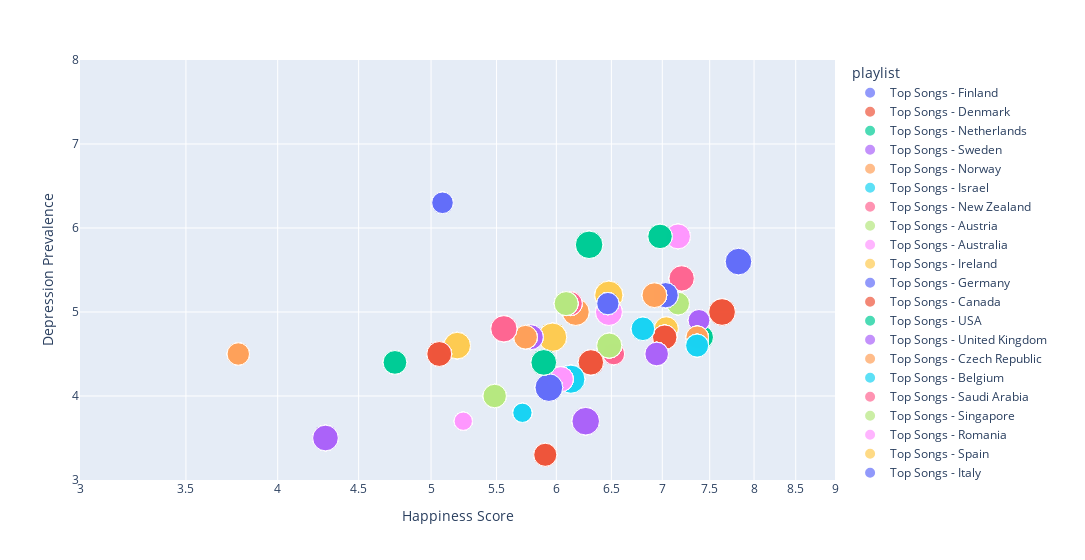

The notebook cell this image was saved under:
### Markdown cell above
### Relationship Between Valence and Happiness and Depression Scores?

Would songs with high valence be more popular in countries with higher happiness scores/low depression prevalence and not as popular in countries with lower happiness scores/higher depression prevalence?

As mentioned above, since valence is the measure of positivity in a song, I wanted to see whether there is a **relationship between countries with high happiness scores** and the popular songs' **valence** score. 

I set the size of each point to be the average valence score for each country's playlist. 
The visualization however did not provide much information as the points were all similar in size. I assume that happiness or depression scores do not play a role in the songs that get popular as all countries seem to have similar valence averages.

### Code cell
# valence scores sorted by Highest Happiness Score to Lowest
avg_val = top10_df.groupby('playlist')['valence'].mean().reset_index()
val_sorted = avg_val.merge(top10_df, on = 'playlist').sort_values(by = 'Happiness Score', ascending = False)

fig = px.scatter(val_sorted, x = 'Happiness Score', 
                 y = 'Depression Prevalence', 
                 color = 'playlist',
                 log_x = True,
                 size = 'valence_x',
                 range_x = [3, 9],
                 range_y = [3, 8],
                 width = 1085)
fig.show()

### Figure 1 — Plotly figure (JSON) as saved in the notebook; plotly's stock layout.template omitted (floating-point values rounded to 4 significant figures)
{"data": [{"hovertemplate": "playlist=Top Songs - Finland<br>Happiness Score=%{x}<br>Depression Prevalence=%{y}<br>valence_x=%{marker.size}<extra></extra>", "legendgroup": "Top Songs - Finland", "marker": {"color": "#636efa", "size": [0.6224, 0.6224, 0.6224, 0.6224, 0.6224, 0.6224, 0.6224, 0.6224, 0.6224, 0.6224], "sizemode": "area", "sizeref": 0.001761, "symbol": "circle"}, "mode": "markers", "name": "Top Songs - Finland", "orientation": "v", "showlegend": true, "type": "scatter", "x": [7.821, 7.821, 7.821, 7.821, 7.821, 7.821, 7.821, 7.821, 7.821, 7.821], "xaxis": "x", "y": [5.6, 5.6, 5.6, 5.6, 5.6, 5.6, 5.6, 5.6, 5.6, 5.6], "yaxis": "y"}, {"hovertemplate": "playlist=Top Songs - Denmark<br>Happiness Score=%{x}<br>Depression Prevalence=%{y}<br>valence_x=%{marker.size}<extra></extra>", "legendgroup": "Top Songs - Denmark", "marker": {"color": "#EF553B", "size": [0.6278, 0.6278, 0.6278, 0.6278, 0.6278, 0.6278, 0.6278, 0.6278, 0.6278, 0.6278], "sizemode": "area", "sizeref": 0.001761, "symbol": "circle"}, "mode": "markers", "name": "Top Songs - Denmark", "orientation": "v", "showlegend": true, "type": "scatter", "x": [7.636, 7.636, 7.636, 7.636, 7.636, 7.636, 7.636, 7.636, 7.636, 7.636], "xaxis": "x", "y": [5, 5, 5, 5, 5, 5, 5, 5, 5, 5], "yaxis": "y"}, {"hovertemplate": "playlist=Top Songs - Netherlands<br>Happiness Score=%{x}<br>Depression Prevalence=%{y}<br>valence_x=%{marker.size}<extra></extra>", "legendgroup": "Top Songs - Netherlands", "marker": {"color": "#00cc96", "size": [0.4735, 0.4735, 0.4735, 0.4735, 0.4735, 0.4735, 0.4735, 0.4735, 0.4735, 0.4735], "sizemode": "area", "sizeref": 0.001761, "symbol": "circle"}, "mode": "markers", "name": "Top Songs - Netherlands", "orientation": "v", "showlegend": true, "type": "scatter", "x": [7.415, 7.415, 7.415, 7.415, 7.415, 7.415, 7.415, 7.415, 7.415, 7.415], "xaxis": "x", "y": [4.7, 4.7, 4.7, 4.7, 4.7, 4.7, 4.7, 4.7, 4.7, 4.7], "yaxis": "y"}, {"hovertemplate": "playlist=Top Songs - Sweden<br>Happiness Score=%{x}<br>Depression Prevalence=%{y}<br>valence_x=%{marker.size}<extra></extra>", "legendgroup": "Top Songs - Sweden", "marker": {"color": "#ab63fa", "size": [0.4158, 0.4158, 0.4158, 0.4158, 0.4158, 0.4158, 0.4158, 0.4158, 0.4158, 0.4158], "sizemode": "area", "sizeref": 0.001761, "symbol": "circle"}, "mode": "markers", "name": "Top Songs - Sweden", "orientation": "v", "showlegend": true, "type": "scatter", "x": [7.384, 7.384, 7.384, 7.384, 7.384, 7.384, 7.384, 7.384, 7.384, 7.384], "xaxis": "x", "y": [4.9, 4.9, 4.9, 4.9, 4.9, 4.9, 4.9, 4.9, 4.9, 4.9], "yaxis": "y"}, {"hovertemplate": "playlist=Top Songs - Norway<br>Happiness Score=%{x}<br>Depression Prevalence=%{y}<br>valence_x=%{marker.size}<extra></extra>", "legendgroup": "Top Songs - Norway", "marker": {"color": "#FFA15A", "size": [0.4466, 0.4466, 0.4466, 0.4466, 0.4466, 0.4466, 0.4466, 0.4466, 0.4466, 0.4466], "sizemode": "area", "sizeref": 0.001761, "symbol": "circle"}, "mode": "markers", "name": "Top Songs - Norway", "orientation": "v", "showlegend": true, "type": "scatter", "x": [7.365, 7.365, 7.365, 7.365, 7.365, 7.365, 7.365, 7.365, 7.365, 7.365], "xaxis": "x", "y": [4.7, 4.7, 4.7, 4.7, 4.7, 4.7, 4.7, 4.7, 4.7, 4.7], "yaxis": "y"}, {"hovertemplate": "playlist=Top Songs - Israel<br>Happiness Score=%{x}<br>Depression Prevalence=%{y}<br>valence_x=%{marker.size}<extra></extra>", "legendgroup": "Top Songs - Israel", "marker": {"color": "#19d3f3", "size": [0.4658, 0.4658, 0.4658, 0.4658, 0.4658, 0.4658, 0.4658, 0.4658, 0.4658, 0.4658], "sizemode": "area", "sizeref": 0.001761, "symbol": "circle"}, "mode": "markers", "name": "Top Songs - Israel", "orientation": "v", "showlegend": true, "type": "scatter", "x": [7.364, 7.364, 7.364, 7.364, 7.364, 7.364, 7.364, 7.364, 7.364, 7.364], "xaxis": "x", "y": [4.6, 4.6, 4.6, 4.6, 4.6, 4.6, 4.6, 4.6, 4.6, 4.6], "yaxis": "y"}, {"hovertemplate": "playlist=Top Songs - New Zealand<br>Happiness Score=%{x}<br>Depression Prevalence=%{y}<br>valence_x=%{marker.size}<extra></extra>", "legendgroup": "Top Songs - New Zealand", "marker": {"color": "#FF6692", "size": [0.5632, 0.5632, 0.5632, 0.5632, 0.5632, 0.5632, 0.5632, 0.5632, 0.5632, 0.5632], "sizemode": "area", "sizeref": 0.001761, "symbol": "circle"}, "mode": "markers", "name": "Top Songs - New Zealand", "orientation": "v", "showlegend": true, "type": "scatter", "x": [7.2, 7.2, 7.2, 7.2, 7.2, 7.2, 7.2, 7.2, 7.2, 7.2], "xaxis": "x", "y": [5.4, 5.4, 5.4, 5.4, 5.4, 5.4, 5.4, 5.4, 5.4, 5.4], "yaxis": "y"}, {"hovertemplate": "playlist=Top Songs - Austria<br>Happiness Score=%{x}<br>Depression Prevalence=%{y}<br>valence_x=%{marker.size}<extra></extra>", "legendgroup": "Top Songs - Austria", "marker": {"color": "#B6E880", "size": [0.456, 0.456, 0.456, 0.456, 0.456, 0.456, 0.456, 0.456, 0.456, 0.456], "sizemode": "area", "sizeref": 0.001761, "symbol": "circle"}, "mode": "markers", "name": "Top Songs - Austria", "orientation": "v", "showlegend": true, "type": "scatter", "x": [7.163, 7.163, 7.163, 7.163, 7.163, 7.163, 7.163, 7.163, 7.163, 7.163], "xaxis": "x", "y": [5.1, 5.1, 5.1, 5.1, 5.1, 5.1, 5.1, 5.1, 5.1, 5.1], "yaxis": "y"}, {"hovertemplate": "playlist=Top Songs - Australia<br>Happiness Score=%{x}<br>Depression Prevalence=%{y}<br>valence_x=%{marker.size}<extra></extra>", "legendgroup": "Top Songs - Australia", "marker": {"color": "#FF97FF", "size": [0.5435, 0.5435, 0.5435, 0.5435, 0.5435, 0.5435, 0.5435, 0.5435, 0.5435, 0.5435], "sizemode": "area", "sizeref": 0.001761, "symbol": "circle"}, "mode": "markers", "name": "Top Songs - Australia", "orientation": "v", "showlegend": true, "type": "scatter", "x": [7.162, 7.162, 7.162, 7.162, 7.162, 7.162, 7.162, 7.162, 7.162, 7.162], "xaxis": "x", "y": [5.9, 5.9, 5.9, 5.9, 5.9, 5.9, 5.9, 5.9, 5.9, 5.9], "yaxis": "y"}, {"hovertemplate": "playlist=Top Songs - Ireland<br>Happiness Score=%{x}<br>Depression Prevalence=%{y}<br>valence_x=%{marker.size}<extra></extra>", "legendgroup": "Top Songs - Ireland", "marker": {"color": "#FECB52", "size": [0.5082, 0.5082, 0.5082, 0.5082, 0.5082, 0.5082, 0.5082, 0.5082, 0.5082, 0.5082], "sizemode": "area", "sizeref": 0.001761, "symbol": "circle"}, "mode": "markers", "name": "Top Songs - Ireland", "orientation": "v", "showlegend": true, "type": "scatter", "x": [7.041, 7.041, 7.041, 7.041, 7.041, 7.041, 7.041, 7.041, 7.041, 7.041], "xaxis": "x", "y": [4.8, 4.8, 4.8, 4.8, 4.8, 4.8, 4.8, 4.8, 4.8, 4.8], "yaxis": "y"}, {"hovertemplate": "playlist=Top Songs - Germany<br>Happiness Score=%{x}<br>Depression Prevalence=%{y}<br>valence_x=%{marker.size}<extra></extra>", "legendgroup": "Top Songs - Germany", "marker": {"color": "#636efa", "size": [0.5619, 0.5619, 0.5619, 0.5619, 0.5619, 0.5619, 0.5619, 0.5619, 0.5619, 0.5619], "sizemode": "area", "sizeref": 0.001761, "symbol": "circle"}, "mode": "markers", "name": "Top Songs - Germany", "orientation": "v", "showlegend": true, "type": "scatter", "x": [7.034, 7.034, 7.034, 7.034, 7.034, 7.034, 7.034, 7.034, 7.034, 7.034], "xaxis": "x", "y": [5.2, 5.2, 5.2, 5.2, 5.2, 5.2, 5.2, 5.2, 5.2, 5.2], "yaxis": "y"}, {"hovertemplate": "playlist=Top Songs - Canada<br>Happiness Score=%{x}<br>Depression Prevalence=%{y}<br>valence_x=%{marker.size}<extra></extra>", "legendgroup": "Top Songs - Canada", "marker": {"color": "#EF553B", "size": [0.5268, 0.5268, 0.5268, 0.5268, 0.5268, 0.5268, 0.5268, 0.5268, 0.5268, 0.5268], "sizemode": "area", "sizeref": 0.001761, "symbol": "circle"}, "mode": "markers", "name": "Top Songs - Canada", "orientation": "v", "showlegend": true, "type": "scatter", "x": [7.025, 7.025, 7.025, 7.025, 7.025, 7.025, 7.025, 7.025, 7.025, 7.025], "xaxis": "x", "y": [4.7, 4.7, 4.7, 4.7, 4.7, 4.7, 4.7, 4.7, 4.7, 4.7], "yaxis": "y"}, {"hovertemplate": "playlist=Top Songs - USA<br>Happiness Score=%{x}<br>Depression Prevalence=%{y}<br>valence_x=%{marker.size}<extra></extra>", "legendgroup": "Top Songs - USA", "marker": {"color": "#00cc96", "size": [0.5268, 0.5268, 0.5268, 0.5268, 0.5268, 0.5268, 0.5268, 0.5268, 0.5268, 0.5268], "sizemode": "area", "sizeref": 0.001761, "symbol": "circle"}, "mode": "markers", "name": "Top Songs - USA", "orientation": "v", "showlegend": true, "type": "scatter", "x": [6.977, 6.977, 6.977, 6.977, 6.977, 6.977, 6.977, 6.977, 6.977, 6.977], "xaxis": "x", "y": [5.9, 5.9, 5.9, 5.9, 5.9, 5.9, 5.9, 5.9, 5.9, 5.9], "yaxis": "y"}, {"hovertemplate": "playlist=Top Songs - United Kingdom<br>Happiness Score=%{x}<br>Depression Prevalence=%{y}<br>valence_x=%{marker.size}<extra></extra>", "legendgroup": "Top Songs - United Kingdom", "marker": {"color": "#ab63fa", "size": [0.4899, 0.4899, 0.4899, 0.4899, 0.4899, 0.4899, 0.4899, 0.4899, 0.4899, 0.4899], "sizemode": "area", "sizeref": 0.001761, "symbol": "circle"}, "mode": "markers", "name": "Top Songs - United Kingdom", "orientation": "v", "showlegend": true, "type": "scatter", "x": [6.943, 6.943, 6.943, 6.943, 6.943, 6.943, 6.943, 6.943, 6.943, 6.943], "xaxis": "x", "y": [4.5, 4.5, 4.5, 4.5, 4.5, 4.5, 4.5, 4.5, 4.5, 4.5], "yaxis": "y"}, {"hovertemplate": "playlist=Top Songs - Czech Republic<br>Happiness Score=%{x}<br>Depression Prevalence=%{y}<br>valence_x=%{marker.size}<extra></extra>", "legendgroup": "Top Songs - Czech Republic", "marker": {"color": "#FFA15A", "size": [0.5376, 0.5376, 0.5376, 0.5376, 0.5376, 0.5376, 0.5376, 0.5376, 0.5376, 0.5376], "sizemode": "area", "sizeref": 0.001761, "symbol": "circle"}, "mode": "markers", "name": "Top Songs - Czech Republic", "orientation": "v", "showlegend": true, "type": "scatter", "x": [6.92, 6.92, 6.92, 6.92, 6.92, 6.92, 6.92, 6.92, 6.92, 6.92], "xaxis": "x", "y": [5.2, 5.2, 5.2, 5.2, 5.2, 5.2, 5.2, 5.2, 5.2, 5.2], "yaxis": "y"}, {"hovertemplate": "playlist=Top Songs - Belgium<br>Happiness Score=%{x}<br>Depression Prevalence=%{y}<br>valence_x=%{marker.size}<extra></extra>", "legendgroup": "Top Songs - Belgium", "marker": {"color": "#19d3f3", "size": [0.4898, 0.4898, 0.4898, 0.4898, 0.4898, 0.4898, 0.4898, 0.4898, 0.4898, 0.4898], "sizemode": "area", "sizeref": 0.001761, "symbol": "circle"}, "mode": "markers", "name": "Top Songs - Belgium", "orientation": "v", "showlegend": true, "type": "scatter", "x": [6.805, 6.805, 6.805, 6.805, 6.805, 6.805, 6.805, 6.805, 6.805, 6.805], "xaxis": "x", "y": [4.8, 4.8, 4.8, 4.8, 4.8, 4.8, 4.8, 4.8, 4.8, 4.8], "yaxis": "y"}, {"hovertemplate": "playlist=Top Songs - Saudi Arabia<br>Happiness Score=%{x}<br>Depression Prevalence=%{y}<br>valence_x=%{marker.size}<extra></extra>", "legendgroup": "Top Songs - Saudi Arabia", "marker": {"color": "#FF6692", "size": [0.4126, 0.4126, 0.4126, 0.4126, 0.4126, 0.4126, 0.4126, 0.4126, 0.4126, 0.4126], "sizemode": "area", "sizeref": 0.001761, "symbol": "circle"}, "mode": "markers", "name": "Top Songs - Saudi Arabia", "orientation": "v", "showlegend": true, "type": "scatter", "x": [6.523, 6.523, 6.523, 6.523, 6.523, 6.523, 6.523, 6.523, 6.523, 6.523], "xaxis": "x", "y": [4.5, 4.5, 4.5, 4.5, 4.5, 4.5, 4.5, 4.5, 4.5, 4.5], "yaxis": "y"}, {"hovertemplate": "playlist=Top Songs - Singapore<br>Happiness Score=%{x}<br>Depression Prevalence=%{y}<br>valence_x=%{marker.size}<extra></extra>", "legendgroup": "Top Songs - Singapore", "marker": {"color": "#B6E880", "size": [0.5538, 0.5538, 0.5538, 0.5538, 0.5538, 0.5538, 0.5538, 0.5538, 0.5538, 0.5538], "sizemode": "area", "sizeref": 0.001761, "symbol": "circle"}, "mode": "markers", "name": "Top Songs - Singapore", "orientation": "v", "showlegend": true, "type": "scatter", "x": [6.48, 6.48, 6.48, 6.48, 6.48, 6.48, 6.48, 6.48, 6.48, 6.48], "xaxis": "x", "y": [4.6, 4.6, 4.6, 4.6, 4.6, 4.6, 4.6, 4.6, 4.6, 4.6], "yaxis": "y"}, {"hovertemplate": "playlist=Top Songs - Romania<br>Happiness Score=%{x}<br>Depression Prevalence=%{y}<br>valence_x=%{marker.size}<extra></extra>", "legendgroup": "Top Songs - Romania", "marker": {"color": "#FF97FF", "size": [0.6378, 0.6378, 0.6378, 0.6378, 0.6378, 0.6378, 0.6378, 0.6378, 0.6378, 0.6378], "sizemode": "area", "sizeref": 0.001761, "symbol": "circle"}, "mode": "markers", "name": "Top Songs - Romania", "orientation": "v", "showlegend": true, "type": "scatter", "x": [6.477, 6.477, 6.477, 6.477, 6.477, 6.477, 6.477, 6.477, 6.477, 6.477], "xaxis": "x", "y": [5, 5, 5, 5, 5, 5, 5, 5, 5, 5], "yaxis": "y"}, {"hovertemplate": "playlist=Top Songs - Spain<br>Happiness Score=%{x}<br>Depression Prevalence=%{y}<br>valence_x=%{marker.size}<extra></extra>", "legendgroup": "Top Songs - Spain", "marker": {"color": "#FECB52", "size": [0.6988, 0.6988, 0.6988, 0.6988, 0.6988, 0.6988, 0.6988, 0.6988, 0.6988, 0.6988], "sizemode": "area", "sizeref": 0.001761, "symbol": "circle"}, "mode": "markers", "name": "Top Songs - Spain", "orientation": "v", "showlegend": true, "type": "scatter", "x": [6.476, 6.476, 6.476, 6.476, 6.476, 6.476, 6.476, 6.476, 6.476, 6.476], "xaxis": "x", "y": [5.2, 5.2, 5.2, 5.2, 5.2, 5.2, 5.2, 5.2, 5.2, 5.2], "yaxis": "y"}, {"hovertemplate": "playlist=Top Songs - Italy<br>Happiness Score=%{x}<br>Depression Prevalence=%{y}<br>valence_x=%{marker.size}<extra></extra>", "legendgroup": "Top Songs - Italy", "marker": {"color": "#636efa", "size": [0.4369, 0.4369, 0.4369, 0.4369, 0.4369, 0.4369, 0.4369, 0.4369, 0.4369, 0.4369], "sizemode": "area", "sizeref": 0.001761, "symbol": "circle"}, "mode": "markers", "name": "Top Songs - Italy", "orientation": "v", "showlegend": true, "type": "scatter", "x": [6.467, 6.467, 6.467, 6.467, 6.467, 6.467, 6.467, 6.467, 6.467, 6.467], "xaxis": "x", "y": [5.1, 5.1, 5.1, 5.1, 5.1, 5.1, 5.1, 5.1, 5.1, 5.1], "yaxis": "y"}, {"hovertemplate": "playlist=Top Songs - Panama<br>Happiness Score=%{x}<br>Depression Prevalence=%{y}<br>valence_x=%{marker.size}<extra></extra>", "legendgroup": "Top Songs - Panama", "marker": {"color": "#EF553B", "size": [0.5681, 0.5681, 0.5681, 0.5681, 0.5681, 0.5681, 0.5681, 0.5681, 0.5681, 0.5681], "sizemode": "area", "sizeref": 0.001761, "symbol": "circle"}, "mode": "markers", "name": "Top Songs - Panama", "orientation": "v", "showlegend": true, "type": "scatter", "x": [6.309, 6.309, 6.309, 6.309, 6.309, 6.309, 6.309, 6.309, 6.309, 6.309], "xaxis": "x", "y": [4.4, 4.4, 4.4, 4.4, 4.4, 4.4, 4.4, 4.4, 4.4, 4.4], "yaxis": "y"}, {"hovertemplate": "playlist=Top Songs - Brazil<br>Happiness Score=%{x}<br>Depression Prevalence=%{y}<br>valence_x=%{marker.size}<extra></extra>", "legendgroup": "Top Songs - Brazil", "marker": {"color": "#00cc96", "size": [0.665, 0.665, 0.665, 0.665, 0.665, 0.665, 0.665, 0.665, 0.665, 0.665], "sizemode": "area", "sizeref": 0.001761, "symbol": "circle"}, "mode": "markers", "name": "Top Songs - Brazil", "orientation": "v", "showlegend": true, "type": "scatter", "x": [6.293, 6.293, 6.293, 6.293, 6.293, 6.293, 6.293, 6.293, 6.293, 6.293], "xaxis": "x", "y": [5.8, 5.8, 5.8, 5.8, 5.8, 5.8, 5.8, 5.8, 5.8, 5.8], "yaxis": "y"}, {"hovertemplate": "playlist=Top Songs - Guatemala<br>Happiness Score=%{x}<br>Depression Prevalence=%{y}<br>valence_x=%{marker.size}<extra></extra>", "legendgroup": "Top Songs - Guatemala", "marker": {"color": "#ab63fa", "size": [0.6683, 0.6683, 0.6683, 0.6683, 0.6683, 0.6683, 0.6683, 0.6683, 0.6683, 0.6683], "sizemode": "area", "sizeref": 0.001761, "symbol": "circle"}, "mode": "markers", "name": "Top Songs - Guatemala", "orientation": "v", "showlegend": true, "type": "scatter", "x": [6.262, 6.262, 6.262, 6.262, 6.262, 6.262, 6.262, 6.262, 6.262, 6.262], "xaxis": "x", "y": [3.7, 3.7, 3.7, 3.7, 3.7, 3.7, 3.7, 3.7, 3.7, 3.7], "yaxis": "y"}, {"hovertemplate": "playlist=Top Songs - Chile<br>Happiness Score=%{x}<br>Depression Prevalence=%{y}<br>valence_x=%{marker.size}<extra></extra>", "legendgroup": "Top Songs - Chile", "marker": {"color": "#FFA15A", "size": [0.6371, 0.6371, 0.6371, 0.6371, 0.6371, 0.6371, 0.6371, 0.6371, 0.6371, 0.6371], "sizemode": "area", "sizeref": 0.001761, "symbol": "circle"}, "mode": "markers", "name": "Top Songs - Chile", "orientation": "v", "showlegend": true, "type": "scatter", "x": [6.172, 6.172, 6.172, 6.172, 6.172, 6.172, 6.172, 6.172, 6.172, 6.172], "xaxis": "x", "y": [5, 5, 5, 5, 5, 5, 5, 5, 5, 5], "yaxis": "y"}, {"hovertemplate": "playlist=Top Songs - Mexico<br>Happiness Score=%{x}<br>Depression Prevalence=%{y}<br>valence_x=%{marker.size}<extra></extra>", "legendgroup": "Top Songs - Mexico", "marker": {"color": "#19d3f3", "size": [0.696, 0.696, 0.696, 0.696, 0.696, 0.696, 0.696, 0.696, 0.696, 0.696], "sizemode": "area", "sizeref": 0.001761, "symbol": "circle"}, "mode": "markers", "name": "Top Songs - Mexico", "orientation": "v", "showlegend": true, "type": "scatter", "x": [6.128, 6.128, 6.128, 6.128, 6.128, 6.128, 6.128, 6.128, 6.128, 6.128], "xaxis": "x", "y": [4.2, 4.2, 4.2, 4.2, 4.2, 4.2, 4.2, 4.2, 4.2, 4.2], "yaxis": "y"}, {"hovertemplate": "playlist=Top Songs - Poland<br>Happiness Score=%{x}<br>Depression Prevalence=%{y}<br>valence_x=%{marker.size}<extra></extra>", "legendgroup": "Top Songs - Poland", "marker": {"color": "#FF6692", "size": [0.506, 0.506, 0.506, 0.506, 0.506, 0.506, 0.506, 0.506, 0.506, 0.506], "sizemode": "area", "sizeref": 0.001761, "symbol": "circle"}, "mode": "markers", "name": "Top Songs - Poland", "orientation": "v", "showlegend": true, "type": "scatter", "x": [6.123, 6.123, 6.123, 6.123, 6.123, 6.123, 6.123, 6.123, 6.123, 6.123], "xaxis": "x", "y": [5.1, 5.1, 5.1, 5.1, 5.1, 5.1, 5.1, 5.1, 5.1, 5.1], "yaxis": "y"}, {"hovertemplate": "playlist=Top Songs - Hungary<br>Happiness Score=%{x}<br>Depression Prevalence=%{y}<br>valence_x=%{marker.size}<extra></extra>", "legendgroup": "Top Songs - Hungary", "marker": {"color": "#B6E880", "size": [0.5072, 0.5072, 0.5072, 0.5072, 0.5072, 0.5072, 0.5072, 0.5072, 0.5072, 0.5072], "sizemode": "area", "sizeref": 0.001761, "symbol": "circle"}, "mode": "markers", "name": "Top Songs - Hungary", "orientation": "v", "showlegend": true, "type": "scatter", "x": [6.086, 6.086, 6.086, 6.086, 6.086, 6.086, 6.086, 6.086, 6.086, 6.086], "xaxis": "x", "y": [5.1, 5.1, 5.1, 5.1, 5.1, 5.1, 5.1, 5.1, 5.1, 5.1], "yaxis": "y"}, {"hovertemplate": "playlist=Top Songs - Japan<br>Happiness Score=%{x}<br>Depression Prevalence=%{y}<br>valence_x=%{marker.size}<extra></extra>", "legendgroup": "Top Songs - Japan", "marker": {"color": "#FF97FF", "size": [0.5535, 0.5535, 0.5535, 0.5535, 0.5535, 0.5535, 0.5535, 0.5535, 0.5535, 0.5535], "sizemode": "area", "sizeref": 0.001761, "symbol": "circle"}, "mode": "markers", "name": "Top Songs - Japan", "orientation": "v", "showlegend": true, "type": "scatter", "x": [6.039, 6.039, 6.039, 6.039, 6.039, 6.039, 6.039, 6.039, 6.039, 6.039], "xaxis": "x", "y": [4.2, 4.2, 4.2, 4.2, 4.2, 4.2, 4.2, 4.2, 4.2, 4.2], "yaxis": "y"}, {"hovertemplate": "playlist=Top Songs - Argentina<br>Happiness Score=%{x}<br>Depression Prevalence=%{y}<br>valence_x=%{marker.size}<extra></extra>", "legendgroup": "Top Songs - Argentina", "marker": {"color": "#FECB52", "size": [0.7043, 0.7043, 0.7043, 0.7043, 0.7043, 0.7043, 0.7043, 0.7043, 0.7043, 0.7043], "sizemode": "area", "sizeref": 0.001761, "symbol": "circle"}, "mode": "markers", "name": "Top Songs - Argentina", "orientation": "v", "showlegend": true, "type": "scatter", "x": [5.967, 5.967, 5.967, 5.967, 5.967, 5.967, 5.967, 5.967, 5.967, 5.967], "xaxis": "x", "y": [4.7, 4.7, 4.7, 4.7, 4.7, 4.7, 4.7, 4.7, 4.7, 4.7], "yaxis": "y"}, {"hovertemplate": "playlist=Top Songs - South Korea<br>Happiness Score=%{x}<br>Depression Prevalence=%{y}<br>valence_x=%{marker.size}<extra></extra>", "legendgroup": "Top Songs - South Korea", "marker": {"color": "#636efa", "size": [0.6742, 0.6742, 0.6742, 0.6742, 0.6742, 0.6742, 0.6742, 0.6742, 0.6742, 0.6742], "sizemode": "area", "sizeref": 0.001761, "symbol": "circle"}, "mode": "markers", "name": "Top Songs - South Korea", "orientation": "v", "showlegend": true, "type": "scatter", "x": [5.935, 5.935, 5.935, 5.935, 5.935, 5.935, 5.935, 5.935, 5.935, 5.935], "xaxis": "x", "y": [4.1, 4.1, 4.1, 4.1, 4.1, 4.1, 4.1, 4.1, 4.1, 4.1], "yaxis": "y"}, {"hovertemplate": "playlist=Top Songs - Philippines<br>Happiness Score=%{x}<br>Depression Prevalence=%{y}<br>valence_x=%{marker.size}<extra></extra>", "legendgroup": "Top Songs - Philippines", "marker": {"color": "#EF553B", "size": [0.4689, 0.4689, 0.4689, 0.4689, 0.4689, 0.4689, 0.4689, 0.4689, 0.4689, 0.4689], "sizemode": "area", "sizeref": 0.001761, "symbol": "circle"}, "mode": "markers", "name": "Top Songs - Philippines", "orientation": "v", "showlegend": true, "type": "scatter", "x": [5.904, 5.904, 5.904, 5.904, 5.904, 5.904, 5.904, 5.904, 5.904, 5.904], "xaxis": "x", "y": [3.3, 3.3, 3.3, 3.3, 3.3, 3.3, 3.3, 3.3, 3.3, 3.3], "yaxis": "y"}, {"hovertemplate": "playlist=Top Songs - Thailand<br>Happiness Score=%{x}<br>Depression Prevalence=%{y}<br>valence_x=%{marker.size}<extra></extra>", "legendgroup": "Top Songs - Thailand", "marker": {"color": "#00cc96", "size": [0.5806, 0.5806, 0.5806, 0.5806, 0.5806, 0.5806, 0.5806, 0.5806, 0.5806, 0.5806], "sizemode": "area", "sizeref": 0.001761, "symbol": "circle"}, "mode": "markers", "name": "Top Songs - Thailand", "orientation": "v", "showlegend": true, "type": "scatter", "x": [5.891, 5.891, 5.891, 5.891, 5.891, 5.891, 5.891, 5.891, 5.891, 5.891], "xaxis": "x", "y": [4.4, 4.4, 4.4, 4.4, 4.4, 4.4, 4.4, 4.4, 4.4, 4.4], "yaxis": "y"}, {"hovertemplate": "playlist=Top Songs - Colombia<br>Happiness Score=%{x}<br>Depression Prevalence=%{y}<br>valence_x=%{marker.size}<extra></extra>", "legendgroup": "Top Songs - Colombia", "marker": {"color": "#ab63fa", "size": [0.5491, 0.5491, 0.5491, 0.5491, 0.5491, 0.5491, 0.5491, 0.5491, 0.5491, 0.5491], "sizemode": "area", "sizeref": 0.001761, "symbol": "circle"}, "mode": "markers", "name": "Top Songs - Colombia", "orientation": "v", "showlegend": true, "type": "scatter", "x": [5.781, 5.781, 5.781, 5.781, 5.781, 5.781, 5.781, 5.781, 5.781, 5.781], "xaxis": "x", "y": [4.7, 4.7, 4.7, 4.7, 4.7, 4.7, 4.7, 4.7, 4.7, 4.7], "yaxis": "y"}, {"hovertemplate": "playlist=Top Songs - Dominican Republic<br>Happiness Score=%{x}<br>Depression Prevalence=%{y}<br>valence_x=%{marker.size}<extra></extra>", "legendgroup": "Top Songs - Dominican Republic", "marker": {"color": "#FFA15A", "size": [0.4927, 0.4927, 0.4927, 0.4927, 0.4927, 0.4927, 0.4927, 0.4927, 0.4927, 0.4927], "sizemode": "area", "sizeref": 0.001761, "symbol": "circle"}, "mode": "markers", "name": "Top Songs - Dominican Republic", "orientation": "v", "showlegend": true, "type": "scatter", "x": [5.737, 5.737, 5.737, 5.737, 5.737, 5.737, 5.737, 5.737, 5.737, 5.737], "xaxis": "x", "y": [4.7, 4.7, 4.7, 4.7, 4.7, 4.7, 4.7, 4.7, 4.7, 4.7], "yaxis": "y"}, {"hovertemplate": "playlist=Top Songs - Malaysia<br>Happiness Score=%{x}<br>Depression Prevalence=%{y}<br>valence_x=%{marker.size}<extra></extra>", "legendgroup": "Top Songs - Malaysia", "marker": {"color": "#19d3f3", "size": [0.3279, 0.3279, 0.3279, 0.3279, 0.3279, 0.3279, 0.3279, 0.3279, 0.3279, 0.3279], "sizemode": "area", "sizeref": 0.001761, "symbol": "circle"}, "mode": "markers", "name": "Top Songs - Malaysia", "orientation": "v", "showlegend": true, "type": "scatter", "x": [5.711, 5.711, 5.711, 5.711, 5.711, 5.711, 5.711, 5.711, 5.711, 5.711], "xaxis": "x", "y": [3.8, 3.8, 3.8, 3.8, 3.8, 3.8, 3.8, 3.8, 3.8, 3.8], "yaxis": "y"}, {"hovertemplate": "playlist=Top Songs - Peru<br>Happiness Score=%{x}<br>Depression Prevalence=%{y}<br>valence_x=%{marker.size}<extra></extra>", "legendgroup": "Top Songs - Peru", "marker": {"color": "#FF6692", "size": [0.6085, 0.6085, 0.6085, 0.6085, 0.6085, 0.6085, 0.6085, 0.6085, 0.6085, 0.6085], "sizemode": "area", "sizeref": 0.001761, "symbol": "circle"}, "mode": "markers", "name": "Top Songs - Peru", "orientation": "v", "showlegend": true, "type": "scatter", "x": [5.559, 5.559, 5.559, 5.559, 5.559, 5.559, 5.559, 5.559, 5.559, 5.559], "xaxis": "x", "y": [4.8, 4.8, 4.8, 4.8, 4.8, 4.8, 4.8, 4.8, 4.8, 4.8], "yaxis": "y"}, {"hovertemplate": "playlist=Top Songs - Vietnam<br>Happiness Score=%{x}<br>Depression Prevalence=%{y}<br>valence_x=%{marker.size}<extra></extra>", "legendgroup": "Top Songs - Vietnam", "marker": {"color": "#B6E880", "size": [0.4831, 0.4831, 0.4831, 0.4831, 0.4831, 0.4831, 0.4831, 0.4831, 0.4831, 0.4831], "sizemode": "area", "sizeref": 0.001761, "symbol": "circle"}, "mode": "markers", "name": "Top Songs - Vietnam", "orientation": "v", "showlegend": true, "type": "scatter", "x": [5.485, 5.485, 5.485, 5.485, 5.485, 5.485, 5.485, 5.485, 5.485, 5.485], "xaxis": "x", "y": [4, 4, 4, 4, 4, 4, 4, 4, 4, 4], "yaxis": "y"}, {"hovertemplate": "playlist=Top Songs - Indonesia<br>Happiness Score=%{x}<br>Depression Prevalence=%{y}<br>valence_x=%{marker.size}<extra></extra>", "legendgroup": "Top Songs - Indonesia", "marker": {"color": "#FF97FF", "size": [0.2936, 0.2936, 0.2936, 0.2936, 0.2936, 0.2936, 0.2936, 0.2936, 0.2936, 0.2936], "sizemode": "area", "sizeref": 0.001761, "symbol": "circle"}, "mode": "markers", "name": "Top Songs - Indonesia", "orientation": "v", "showlegend": true, "type": "scatter", "x": [5.24, 5.24, 5.24, 5.24, 5.24, 5.24, 5.24, 5.24, 5.24, 5.24], "xaxis": "x", "y": [3.7, 3.7, 3.7, 3.7, 3.7, 3.7, 3.7, 3.7, 3.7, 3.7], "yaxis": "y"}, {"hovertemplate": "playlist=Top Songs - South Africa<br>Happiness Score=%{x}<br>Depression Prevalence=%{y}<br>valence_x=%{marker.size}<extra></extra>", "legendgroup": "Top Songs - South Africa", "marker": {"color": "#FECB52", "size": [0.6197, 0.6197, 0.6197, 0.6197, 0.6197, 0.6197, 0.6197, 0.6197, 0.6197, 0.6197], "sizemode": "area", "sizeref": 0.001761, "symbol": "circle"}, "mode": "markers", "name": "Top Songs - South Africa", "orientation": "v", "showlegend": true, "type": "scatter", "x": [5.194, 5.194, 5.194, 5.194, 5.194, 5.194, 5.194, 5.194, 5.194, 5.194], "xaxis": "x", "y": [4.6, 4.6, 4.6, 4.6, 4.6, 4.6, 4.6, 4.6, 4.6, 4.6], "yaxis": "y"}, {"hovertemplate": "playlist=Top Songs - Ukraine<br>Happiness Score=%{x}<br>Depression Prevalence=%{y}<br>valence_x=%{marker.size}<extra></extra>", "legendgroup": "Top Songs - Ukraine", "marker": {"color": "#636efa", "size": [0.4103, 0.4103, 0.4103, 0.4103, 0.4103, 0.4103, 0.4103, 0.4103, 0.4103, 0.4103], "sizemode": "area", "sizeref": 0.001761, "symbol": "circle"}, "mode": "markers", "name": "Top Songs - Ukraine", "orientation": "v", "showlegend": true, "type": "scatter", "x": [5.084, 5.084, 5.084, 5.084, 5.084, 5.084, 5.084, 5.084, 5.084, 5.084], "xaxis": "x", "y": [6.3, 6.3, 6.3, 6.3, 6.3, 6.3, 6.3, 6.3, 6.3, 6.3], "yaxis": "y"}, {"hovertemplate": "playlist=Top Songs - Morocco<br>Happiness Score=%{x}<br>Depression Prevalence=%{y}<br>valence_x=%{marker.size}<extra></extra>", "legendgroup": "Top Songs - Morocco", "marker": {"color": "#EF553B", "size": [0.5447, 0.5447, 0.5447, 0.5447, 0.5447, 0.5447, 0.5447, 0.5447, 0.5447, 0.5447], "sizemode": "area", "sizeref": 0.001761, "symbol": "circle"}, "mode": "markers", "name": "Top Songs - Morocco", "orientation": "v", "showlegend": true, "type": "scatter", "x": [5.06, 5.06, 5.06, 5.06, 5.06, 5.06, 5.06, 5.06, 5.06, 5.06], "xaxis": "x", "y": [4.5, 4.5, 4.5, 4.5, 4.5, 4.5, 4.5, 4.5, 4.5, 4.5], "yaxis": "y"}, {"hovertemplate": "playlist=Top Songs - Turkey<br>Happiness Score=%{x}<br>Depression Prevalence=%{y}<br>valence_x=%{marker.size}<extra></extra>", "legendgroup": "Top Songs - Turkey", "marker": {"color": "#00cc96", "size": [0.4954, 0.4954, 0.4954, 0.4954, 0.4954, 0.4954, 0.4954, 0.4954, 0.4954, 0.4954], "sizemode": "area", "sizeref": 0.001761, "symbol": "circle"}, "mode": "markers", "name": "Top Songs - Turkey", "orientation": "v", "showlegend": true, "type": "scatter", "x": [4.744, 4.744, 4.744, 4.744, 4.744, 4.744, 4.744, 4.744, 4.744, 4.744], "xaxis": "x", "y": [4.4, 4.4, 4.4, 4.4, 4.4, 4.4, 4.4, 4.4, 4.4, 4.4], "yaxis": "y"}, {"hovertemplate": "playlist=Top Songs - Egypt<br>Happiness Score=%{x}<br>Depression Prevalence=%{y}<br>valence_x=%{marker.size}<extra></extra>", "legendgroup": "Top Songs - Egypt", "marker": {"color": "#ab63fa", "size": [0.58, 0.58, 0.58, 0.58, 0.58, 0.58, 0.58, 0.58, 0.58, 0.58], "sizemode": "area", "sizeref": 0.001761, "symbol": "circle"}, "mode": "markers", "name": "Top Songs - Egypt", "orientation": "v", "showlegend": true, "type": "scatter", "x": [4.288, 4.288, 4.288, 4.288, 4.288, 4.288, 4.288, 4.288, 4.288, 4.288], "xaxis": "x", "y": [3.5, 3.5, 3.5, 3.5, 3.5, 3.5, 3.5, 3.5, 3.5, 3.5], "yaxis": "y"}, {"hovertemplate": "playlist=Top Songs - India<br>Happiness Score=%{x}<br>Depression Prevalence=%{y}<br>valence_x=%{marker.size}<extra></extra>", "legendgroup": "Top Songs - India", "marker": {"color": "#FFA15A", "size": [0.4422, 0.4422, 0.4422, 0.4422, 0.4422, 0.4422, 0.4422, 0.4422, 0.4422, 0.4422], "sizemode": "area", "sizeref": 0.001761, "symbol": "circle"}, "mode": "markers", "name": "Top Songs - India", "orientation": "v", "showlegend": true, "type": "scatter", "x": [3.777, 3.777, 3.777, 3.777, 3.777, 3.777, 3.777, 3.777, 3.777, 3.777], "xaxis": "x", "y": [4.5, 4.5, 4.5, 4.5, 4.5, 4.5, 4.5, 4.5, 4.5, 4.5], "yaxis": "y"}], "layout": {"legend": {"itemsizing": "constant", "title": {"text": "playlist"}, "tracegroupgap": 0}, "margin": {"t": 60}, "width": 1085, "xaxis": {"anchor": "y", "domain": [0, 1], "range": [0.4771, 0.9542], "title": {"text": "Happiness Score"}, "type": "log"}, "yaxis": {"anchor": "x", "domain": [0, 1], "range": [3, 8], "title": {"text": "Depression Prevalence"}}}}
